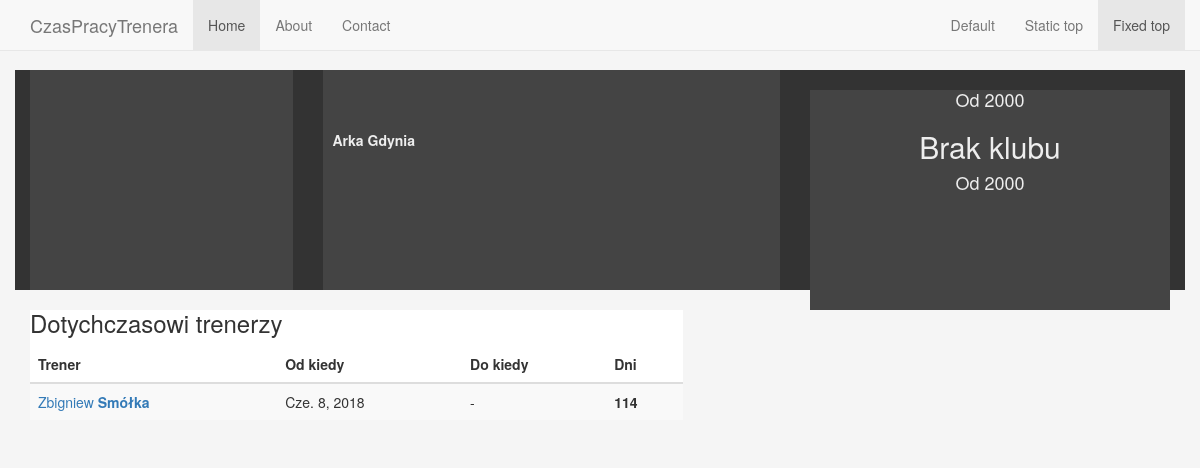
The page /t/12/ on the database its author committed.
### managers/models.py (models this page shows, shortened)
class Team(models.Model):
    country = models.ForeignKey(Country, on_delete=models.SET_NULL, null=True)
    name_full = models.CharField(max_length=50)
    name_short = models.CharField(max_length=20)
    name_code = models.CharField(max_length=3, null=True, blank=True)
    icon_name = models.CharField(max_length=50, null=True, blank=True)

class Employment(models.Model):
    FIRST = '1st'
    ASSISTANT = '2nd'
    ROLE_CHOICES = (
        (FIRST, 'First'),
        (ASSISTANT, 'Assistant'),
    )
    manager = models.ForeignKey(Manager, on_delete=models.CASCADE)
    team = models.ForeignKey(Team, on_delete=models.CASCADE)
    date_start = models.DateField(null=True, blank=True, default=date.today)
    date_finish = models.DateField(null=True, blank=True)
    still_hired = models.BooleanField(null=False, blank=False, default=False)
    days_lasted = models.IntegerField(null=True, blank=True)
    role = models.CharField(max_length=3, choices=ROLE_CHOICES, default=FIRST)

class Manager(models.Model):
    country = models.ForeignKey(Country, null=True, blank=True, on_delete=models.SET_NULL)
    name_first = models.CharField(max_length=20)
    name_last = models.CharField(max_length=30)
    date_birth = models.DateField(null=True, blank=True)
    city_birth = models.ForeignKey(City, on_delete=models.SET_NULL, null=True, blank=True)
    slug = models.SlugField(max_length=55)
    photo = models.CharField(max_length=50, null=True, blank=True)

### managers/views.py (the view)
# urls.py: path('t/<int:club_id>/', views.club, name='club'),
def club(request, club_id):
    club = get_object_or_404(Team, pk=club_id)
    jobs = Employment.objects.filter(team=club.id).filter(role='1st').order_by('-still_hired', '-date_finish')
    for job in jobs:
        if job.still_hired:
            job.days = (date.today() - date(year=job.date_start.year, month=job.date_start.month, day=job.date_start.day)).days
        else:
            job.days = job.days_lasted
    context = { 'club': club, 'history': jobs  }
    return render(request, 'managers/club.html', context)

### managers/templates/managers/club.html (shortened to what this page needs)
{% extends "managers/base.html" %}
{% load static %}
{% block content %}
<div class="row">
  <div class="profile-titlebar row-eq-height">
    <div class="col-md-3">
      <div class="profile-img">
        {% with 'managers/icons-club/'|add:club.icon_name as emblem %}
        <img src="{% static emblem %}" alt="{{ club.icon }}"/>
        {% endwith %}
      </div>
    </div>
    <div class="col-md-5">
      <div class="profile-head">
        <div class="profile-detailed">
          <p><strong> {{ club.name_full }}</strong></p>
        </div>
      </div>
    </div>
    <div class="col-md-4">
      <div class="profile-club" style="text-align: center;">
        <h4>Od 2000</h4>
        <h2>Brak klubu</h2>
        <h4>Od 2000</h4>
      </div>
    </div>
  </div>
</div>
<div class="row">
  <div class="col-md-7">
      <div class="profile-main">
        <div class="profile-career">
          <h3>Dotychczasowi trenerzy</h3>
            {% if history %}
            <table class="table table-striped">
              <thead><tr><th>Trener</th><th>Od kiedy</th><th>Do kiedy</th><th>Dni</th></tr></thead>
              <tbody>
              {% for job in history %}
              <tr>
                <td><a href="{% url 'managers:profile' job.manager.id %}">{{ job.manager.name_first }} <b>{{ job.manager.name_last }}</b></a></td>
                <td>{{ job.date_start }}</td>
                <td>{% if job.date_finish %}{{ job.date_finish }}{% else %} - {% endif %}</td>
                <td><b>{{ job.days }}</b></td>
              </tr>
              {% endfor %}
              </tbody>
            </table>
            {% else %}
            <p>Brak wpisów!</p>
            {% endif %}
        </div>
      </div>
  </div>
</div>
{% endblock %}

### managers/static/managers/css/main.css (style rules this page uses)
body { min-height: 2000px; padding-top: 70px; background-color: whitesmoke; }
.profile-titlebar { height: 220px; background: #333; }
.profile-img, .profile-head, .profile-club { background: #444; color: #eee; height: 100%; }
.profile-img { padding-top: 20px; }
.profile-img img { display: block; margin: 0 auto 0 auto; height: 200px; }
.profile-head { padding: 50px 0 5px 10px; }
.profile-main { background: #fff; }
.row-eq-height { display: -webkit-box; display: -webkit-flex; display: -ms-flexbox; display: flex; }

### rows shown on the page
Team: name_full "Arka Gdynia"
Employment: manager.name_first "Zbigniew", manager.name_last "Smółka", date_start "Cze. 8, 2018", days "114"
